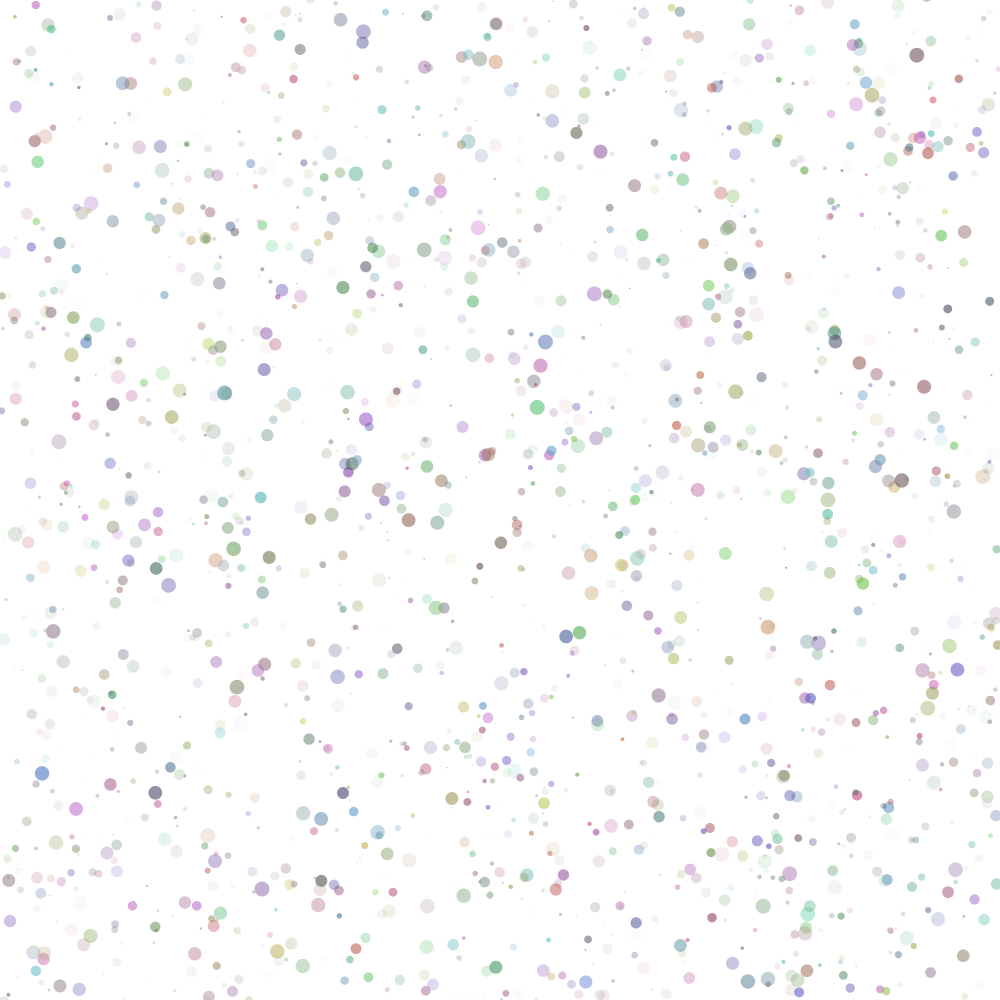
Frame 1 (no input)
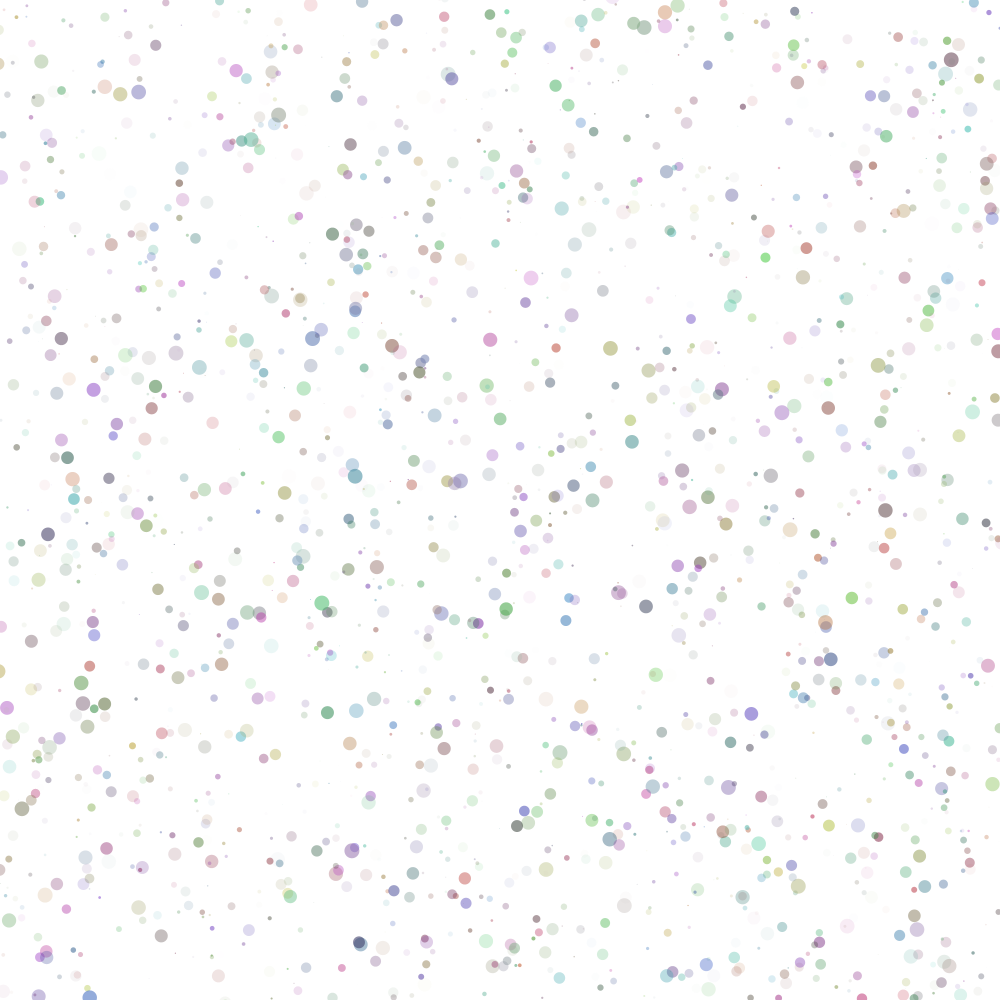
Frame 60 (the mouse pressed at the canvas centre just before this capture)
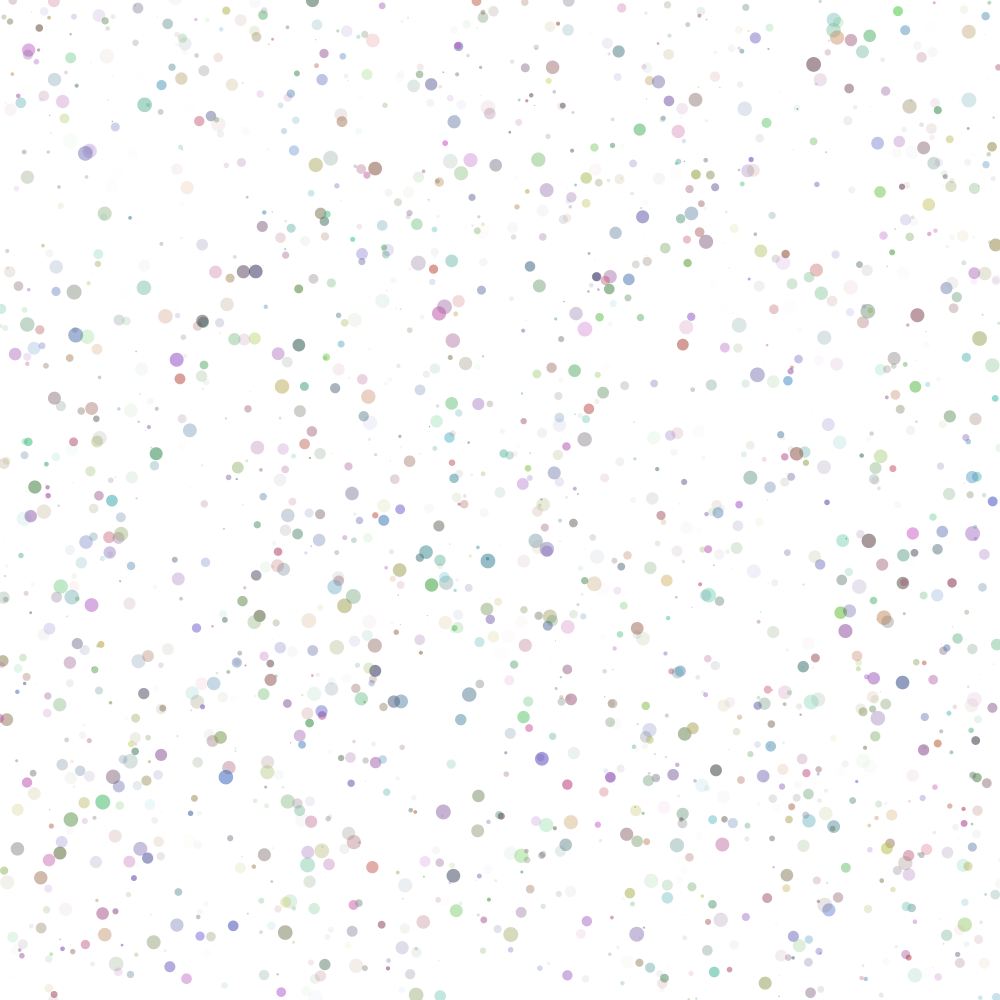
Frame 120 (the mouse held since frame 60 and released just before this capture)

The Processing sketch that drew these frames (run headless with seeded random() and noise(); from frame 60 on, the mouse is pressed at the canvas centre):

// Processing sketch: processing_154506
// ── processing_154506.pde

ArrayList<Particle> particles = new ArrayList<Particle>();

color randomColor() {
  float r = random(50, 200);
  float g = random(50, 200);
  float b = random(50, 200);
  float a = random(150);
  color c = color(r, g, b, a);

  return (c);
}

void createParticles(int numParticles) {
  for (int i = 0; i < numParticles; i++) {
    particles.add(new Particle(random(width), random(height), random(-15, 15), random(-5, 5), random(-5, 5), randomColor()));
  }
}

void setup() {
  size(1000, 1000 );
  createParticles(2000);
  noStroke();
}
void update(){
  for(Particle p: particles){
   p.updateParticle(); 
}
}

 void draw() {
  background (255);
  update();
  for(Particle p : particles){
   p.drawParticle(); 
  }
}

class Particle {
  float x, y, radius;
  float vx, vy;
  color c;

  Particle() {
    this.x = 10;
    ;
    this.y = 10;
    ;
    this.radius = random(-15, 15);

    this.vx = 5;
    this.vy = 5;

    this.c = randomColor();
  }
  Particle(float x, float y, float radius, float vx, float vy, color c) {
    this.x = x;
    this.y = y;
    this.radius = radius;
    this.vx = vx;
    this.vy = vy;
    this.c = c;
  }
  void makeRandom() {
    this.x = random(displayWidth);
    this.y = random(displayHeight);
    this.vx = random(-15, 15);
    this.vy = random(-15, 15);
  }
  void updateParticle() {
    this.x += this.vx;
    this.y += this.vy;
    if(x >= width || x<= 0){
      this.vx = -(this.vx);
    }
    if(y >=height || y<= 0){
    this.vy = -(this.vy);
    }
    
  }
  void drawParticle() {
    fill(this.c);
    ellipse(this.x, this.y, this.radius, this.radius);
  }
};
